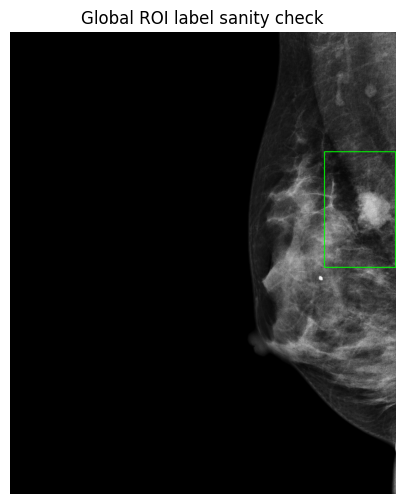
#> input picture check_roi_example.png, 405 x 504 px
$ python -i preprocess_cmmd.py   (imports and definitions only)
#> lines starting #> are read from the running program, lines starting #| are printed output that depends on the picture; after the words box and inside, x2 and y2 are one past the last pixel; in counts of white or black regions, pixels touching at a corner belong together
#> further down, picture is the input picture: shape (504, 405, 3); mean B, G, R 46.5, 47, 46.5
import os
from pathlib import Path
import random
import cv2
import numpy as np
import pydicom
from tqdm import tqdm

# =====================
# PATHS
# =====================

BASE = Path.home() / "Documents" / "uni" / "ct-ai-system" / "datasets"

DICOM_ROOT = BASE / "CMMD" / "dicom" / "manifest-1616439774456" / "CMMD"
OUT_ROOT = BASE / "CMMD_breast_roi"

IMAGES_OUT = OUT_ROOT / "images"
LABELS_OUT = OUT_ROOT / "labels"

TRAIN_SPLIT = 0.8

# =====================
# DICOM → PNG
# =====================

# [9 lines left out: function read_dicom, not called in this run]

# =====================
# BREAST MASK
# =====================

def get_breast_mask(img: np.ndarray) -> np.ndarray:
    """
    Простая, но устойчивая морфологическая маска груди
    """
    _, mask = cv2.threshold(img, 10, 255, cv2.THRESH_BINARY)
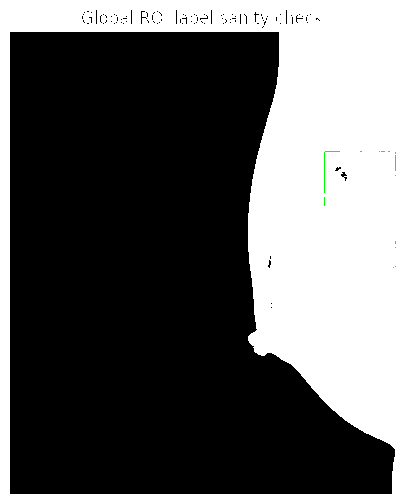
#> mask: shape (504, 405, 3); mean B, G, R 94.7, 94.9, 94.7

    kernel = np.ones((25, 25), np.uint8)
    mask = cv2.morphologyEx(mask, cv2.MORPH_CLOSE, kernel)
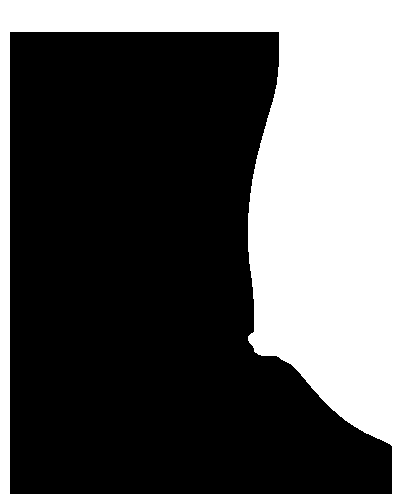
#> mask: shape (504, 405, 3); 37.4% white; 1 white region, box (x1, y1, x2, y2) and area: (0, 0, 405, 504) 76427
    mask = cv2.morphologyEx(mask, cv2.MORPH_OPEN, kernel)
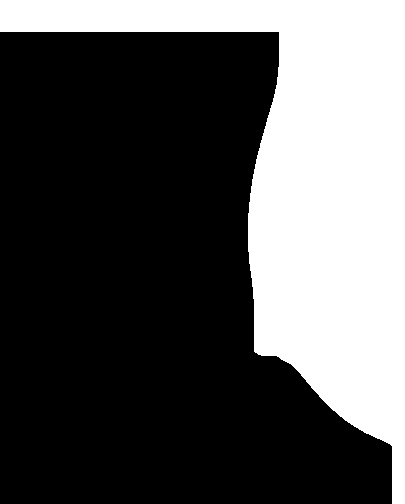
#> mask: shape (504, 405, 3); 33.2% white; 1 white region, box (x1, y1, x2, y2) and area: (0, 0, 405, 504) 67823

    return mask

# [68 lines left out: functions mask_to_bbox, save_yolo_label, main, not called in this run]

# [2 lines not run here, left out]

>>> import cv2
>>> picture = cv2.imread('check_roi_example.png')
>>> result = get_breast_mask(picture)
